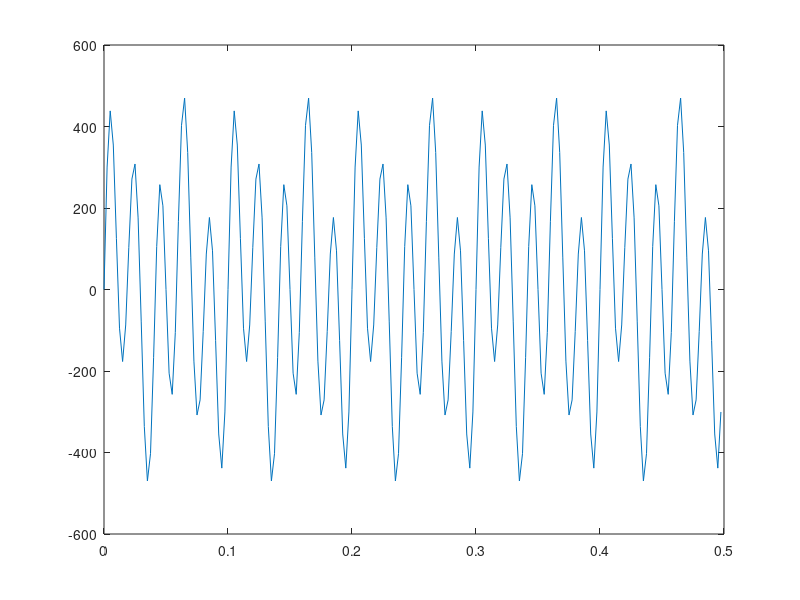

Write the MATLAB code that produced this figure.
%% x(t) = 3V*sin(2*pi*50*t)
% fs = 400Hz

close all, clear all, clc;

fs = 400;
dt = 1/fs;
n = 0:dt:199*dt;

x = 330*sin(2*pi*50*n) + 22*sin(2*pi*70*n) + 154*sin(2*pi*20*n);

plot(n, x)

save('signal1.mat', 'x', 'fs')
clear all